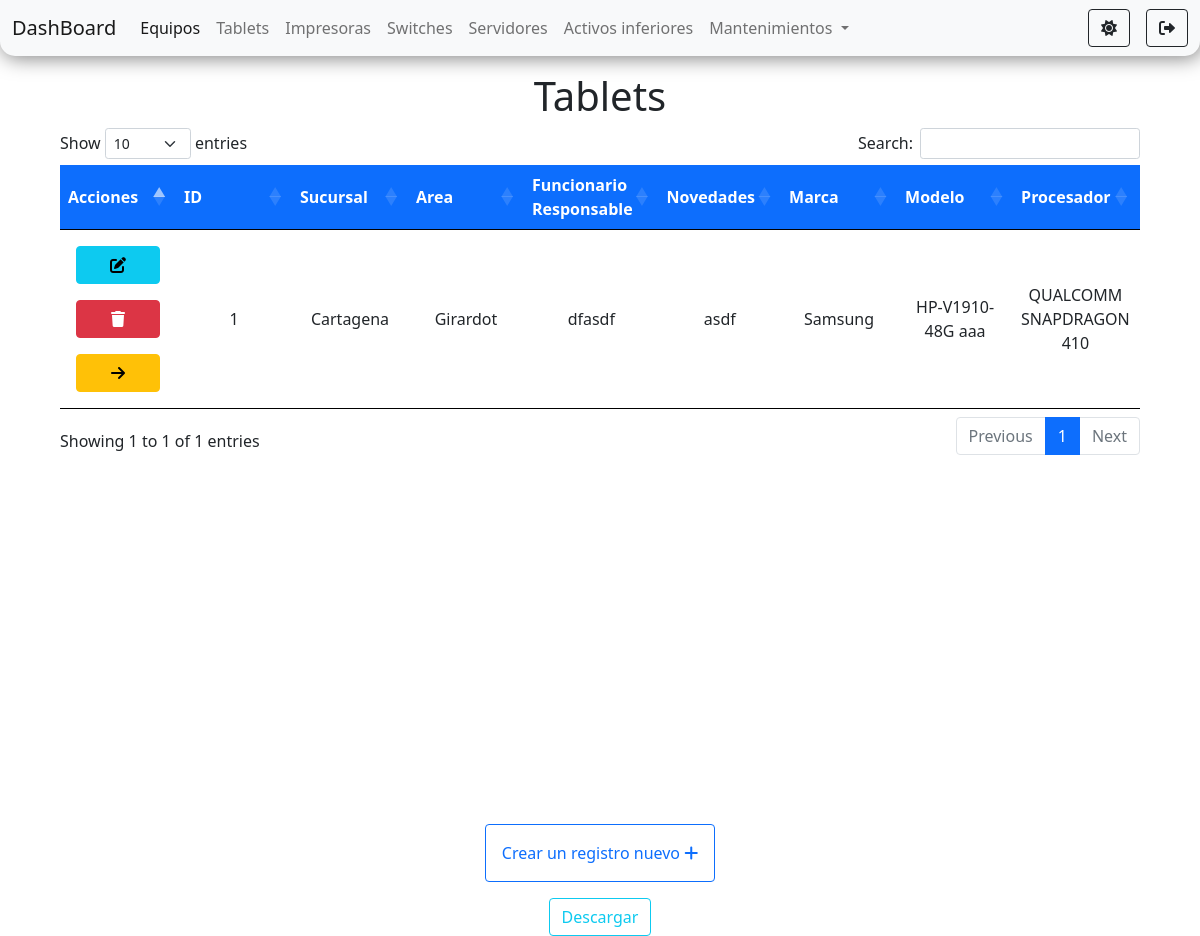
/pages/tablets/tablets.php (signed in), run on the app's committed database.
### tables this page shows
CREATE TABLE `tablets` (
  `id` int(11) NOT NULL,
  `sucursal` varchar(100) NOT NULL,
  `area` varchar(100) NOT NULL,
  `funcionario_responsable` varchar(100) NOT NULL,
  `novedades` varchar(100) NOT NULL,
  `marca` varchar(100) NOT NULL,
  `modelo` varchar(100) NOT NULL,
  `procesador` varchar(100) NOT NULL,
  `nucleos` int(11) NOT NULL,
  `ram` int(11) NOT NULL,
  `resolucion` varchar(100) NOT NULL,
  `serial` varchar(100) NOT NULL,
  `imei` int(11) NOT NULL,
  `bateria` int(11) NOT NULL,
  `rom` int(11) NOT NULL,
  `camara_frontal` int(11) NOT NULL,
  `camara_trasera` int(11) NOT NULL,
  `os` varchar(100) NOT NULL
);

### tables/tables.php (called while the page is built, shortened)
<?php
    $tablets = "SELECT * FROM tablets";
    $tabletssResult = $connection->query($tablets);
?>

### pages/tablets/tablets.php (the view, shortened to what this page needs)
<?php
    require_once('../../connection/connection.php');
    require_once('../../tables/tables.php');
?>
<!doctype html>
<html lang="es">
<head>
    <link rel="stylesheet" href="https://cdnjs.cloudflare.com/ajax/libs/font-awesome/6.0.0-beta2/css/all.min.css" />
    <link href="https://cdn.jsdelivr.net/npm/bootstrap@5.1.2/dist/css/bootstrap.min.css" rel="stylesheet"
>
    <link rel="stylesheet" href="https://cdn.datatables.net/1.11.3/css/dataTables.bootstrap5.min.css">
    <link rel="stylesheet" href="../../styles/styles.css">
</head>
<body id="body">
    <nav class="navbar navbar-expand-lg navbar-light bg-light" id="navbar">
        <div class="container-fluid">
            <a class="navbar-brand" href="../../components/router.php?page=dashboard">DashBoard</a>
            <div class="collapse navbar-collapse" id="navbarSupportedContent">
                <ul class="navbar-nav me-auto mb-2 mb-lg-0">
                    <li class="nav-item">
                        <a class="nav-link active" aria-current="page"
                            href="../../components/router.php?page=equipos">Equipos</a>
                    </li>
                    <li class="nav-item">
                        <a class="nav-link" href="../../components/router.php?page=tablets">Tablets</a>
                    </li>
                    <li class="nav-item">
                        <a class="nav-link" href="../../components/router.php?page=impresoras">Impresoras</a>
                    </li>
                    <li class="nav-item">
                        <a class="nav-link" href="../../components/router.php?page=switches">Switches</a>
                    </li>
                    <li class="nav-item">
                        <a class="nav-link" href="../../components/router.php?page=servidores">Servidores</a>
                    </li>
                    <li class="nav-item">
                        <a class="nav-link" href="../../components/router.php?page=activos_inferiores">Activos inferiores</a>
                    </li>
                    <li class="nav-item dropdown">
                        <a class="nav-link dropdown-toggle" href="#" id="navbarScrollingDropdown" role="button"
                            data-bs-toggle="dropdown" aria-expanded="false">
                            Mantenimientos
                        </a>
                    </li>
                </ul>
                <div class="d-flex">
                    <button class="btn me-3 btn-outline-dark" id="btn-oscuro" onclick="onModoOscuro()"
                        title="Modo oscuro"><i class="fas fa-sun"></i></button>
                    <a href="../../components/router.php?page=logout" class="btn btn-outline-dark" id="btn-salir"
                        title="Salir"><i class="fas fa-sign-out-alt"></i></a>
                </div>
            </div>
        </div>
    </nav>
    <div class="container-fluid d-flex flex-column align-items-center mt-3">
        <h1>Tablets</h1>
        <div class="tabla">
            <table id="equipos" class="table text-center mt-4">
                <thead>
                    <tr class="bg-primary text-white">
                        <th scope="col">Acciones</th>
                        <th scope="col">ID</th>
                        <th scope="col">Sucursal</th>
                        <th scope="col">Area</th>
                        <th scope="col">Funcionario Responsable</th>
                        <th scope="col">Novedades</th>
                        <th scope="col">Marca</th>
                        <th scope="col">Modelo</th>
                        <th scope="col">Procesador</th>
                        <th scope="col">Nucleos</th>
                    </tr>
                </thead>
                <tbody>
                    <?php
                        if($tabletssResult ->num_rows>0){
                            while($row = $tabletssResult ->fetch_assoc()){
                    ?>
                    <tr id="tr<?php echo $row['id']?>">
                    <td class="d-flex flex-column justify-content-around">
                            <a href="./edid.php?id=<?php echo $row['id']?>" class="btn btn-info m-2"  title="editar"><i class="fas fa-edit"></i></a>
                            <a  onclick="confirmar('<?php echo $row['id']?>', 'tablets')" class="btn btn-danger m-2"  title="eliminar"><i class="fas fa-trash"></i></a>
                            <a  onclick="select('<?php echo $row['id']?>')" class="btn btn-warning m-2"  title="seleccionar"><i class="fas fa-arrow-right"></i></a>
                        </td>
                        <td><?php echo $row['id']  ?></td>
                        <td><?php echo $row['sucursal'] ?></td>
                        <td><?php echo $row['area'] ?></td>
                        <td><?php echo $row['funcionario_responsable']?></td>
                        <td><?php echo $row['novedades']?></td>
                        <td><?php echo $row['marca'];  ?></td>
                        <td><?php echo $row["modelo"]  ?></td>
                        <td><?php echo $row['procesador']?></td>
                        <td><?php echo $row['nucleos']?></td>
                    </tr>
                    <?php }} ?>
                </tbody>
            </table>
        </div>
        <a href="./create.php" class="btn btn-outline-primary p-3 m-3">Crear un registro nuevo <i class='fas fa-plus' ></i></a>
        <a href="./exportarTablaTablets.php" class="btn btn-outline-info">Descargar</a>
    </div>
</body>
</html>

### styles/styles.css (style rules this page uses)
body { min-height: 100vh; }
#navbar { box-shadow: 2px 2px 20px rgb(0 0 0 / 50%); border-bottom-left-radius: 15px; border-bottom-right-radius: 15px; }
.tabla { height: 85vh; width: 90vw; overflow-x: scroll; }
td { min-width: 100px !important; }
tr { border-bottom: 3px solid black; vertical-align: middle; }

### data on the page
tablets: id "1", sucursal "Cartagena", area "Girardot", funcionario_responsable "dfasdf", novedades "asdf", marca "Samsung", modelo "HP-V1910-48G aaa", procesador "QUALCOMM SNAPDRAGON 410"
